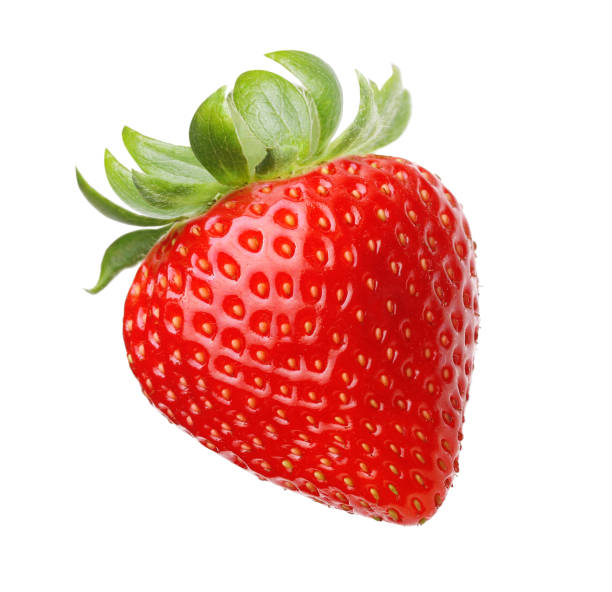
#> input picture AI/실습정리/practice/image_dir/strawberry.jpg, 612 x 592 px
$ python binary.py
#> lines starting #> are read from the running program, lines starting #| are printed output that depends on the picture; after the words box and inside, x2 and y2 are one past the last pixel; in counts of white or black regions, pixels touching at a corner belong together
import cv2

src = cv2.imread("../image_dir/strawberry.jpg", cv2.IMREAD_COLOR)
#> src is the input picture: shape (592, 612, 3); mean B, G, R 184.2, 193.4, 237.2

gray = cv2.cvtColor(src, cv2.COLOR_BGR2GRAY)
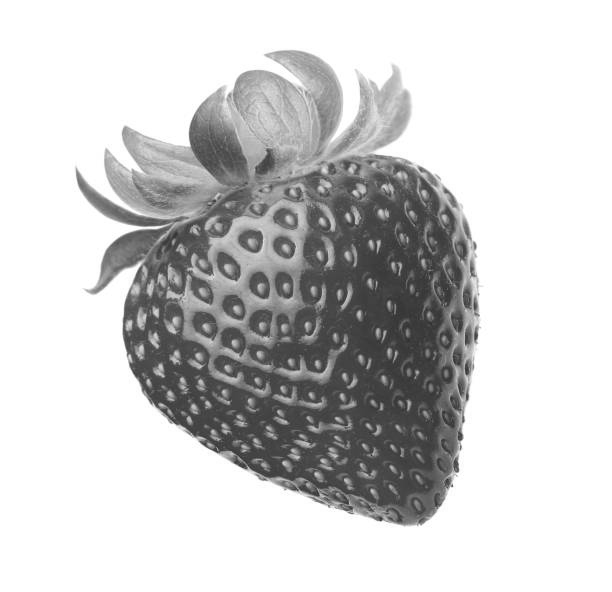
#> gray: shape (592, 612); min 42, max 255, mean 205.4

ret, dst = cv2.threshold(gray, 100, 255, cv2.THRESH_BINARY)
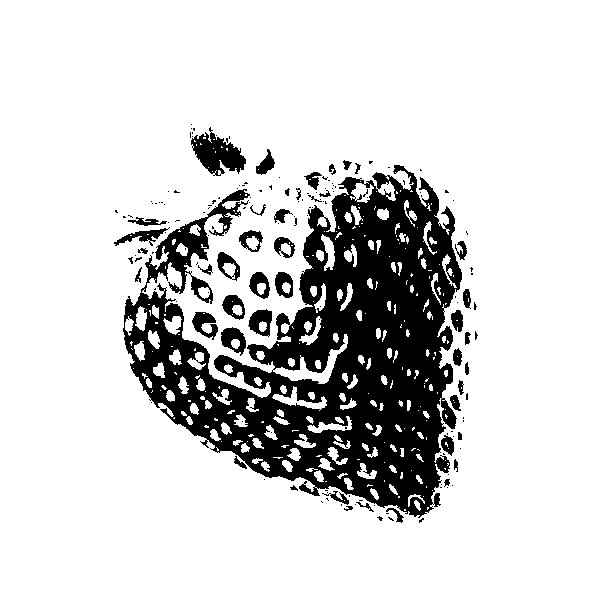
#> dst: shape (592, 612); 82.7% white; 166 black regions (121 under 20 px), largest, box (x1, y1, x2, y2) and area: (123, 165, 462, 518) 55094, (191, 127, 246, 176) 1390, (248, 309, 272, 337) 413

cv2.imshow("dst",dst)
cv2.waitKey()
cv2.destroyAllWindows()
